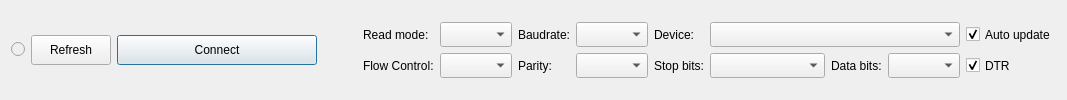
         <widget class="QWidget" name="tabSerial">
          <attribute name="title">
           <string>Serial COM</string>
          </attribute>
          <layout class="QGridLayout" name="gridLayout_5">
           <item row="5" column="4">
            <spacer name="horizontalSpacer_6">
             <property name="orientation">
              <enum>Qt::Horizontal</enum>
             </property>
             <property name="sizeHint" stdset="0">
              <size>
               <width>40</width>
               <height>20</height>
              </size>
             </property>
            </spacer>
           </item>
           <item row="5" column="2">
            <widget class="QPushButton" name="pushButtonRefresh">
             <property name="enabled">
              <bool>true</bool>
             </property>
             <property name="minimumSize">
              <size>
               <width>0</width>
               <height>30</height>
              </size>
             </property>
             <property name="text">
              <string>Refresh</string>
             </property>
            </widget>
           </item>
           <item row="5" column="1">
            <widget class="QRadioButton" name="radioButtonDeviceUpdate">
             <property name="enabled">
              <bool>false</bool>
             </property>
             <property name="sizePolicy">
              <sizepolicy hsizetype="Preferred" vsizetype="Fixed">
               <horstretch>0</horstretch>
               <verstretch>0</verstretch>
              </sizepolicy>
             </property>
             <property name="maximumSize">
              <size>
               <width>16777215</width>
               <height>16777215</height>
              </size>
             </property>
             <property name="autoFillBackground">
              <bool>false</bool>
             </property>
             <property name="text">
              <string/>
             </property>
             <property name="autoExclusive">
              <bool>true</bool>
             </property>
            </widget>
           </item>
           <item row="5" column="3">
            <widget class="QPushButton" name="pushButtonConnect">
             <property name="sizePolicy">
              <sizepolicy hsizetype="Minimum" vsizetype="Fixed">
               <horstretch>0</horstretch>
               <verstretch>0</verstretch>
              </sizepolicy>
             </property>
             <property name="minimumSize">
              <size>
               <width>200</width>
               <height>30</height>
              </size>
             </property>
             <property name="text">
              <string>Connect</string>
             </property>
             <property name="shortcut">
              <string>Alt+N</string>
             </property>
             <property name="checkable">
              <bool>true</bool>
             </property>
             <property name="checked">
              <bool>false</bool>
             </property>
             <property name="autoDefault">
              <bool>false</bool>
             </property>
             <property name="default">
              <bool>true</bool>
             </property>
             <property name="flat">
              <bool>false</bool>
             </property>
            </widget>
           </item>
           <item row="5" column="5">
            <layout class="QGridLayout" name="gridLayout_2">
             <item row="1" column="5">
              <widget class="QLabel" name="labelParity">
               <property name="sizePolicy">
                <sizepolicy hsizetype="Maximum" vsizetype="Preferred">
                 <horstretch>0</horstretch>
                 <verstretch>0</verstretch>
                </sizepolicy>
               </property>
               <property name="text">
                <string>Parity:</string>
               </property>
              </widget>
             </item>
             <item row="0" column="8" colspan="4">
              <widget class="QComboBox" name="comboBoxDevices">
               <property name="enabled">
                <bool>true</bool>
               </property>
               <property name="sizePolicy">
                <sizepolicy hsizetype="Preferred" vsizetype="Preferred">
                 <horstretch>0</horstretch>
                 <verstretch>0</verstretch>
                </sizepolicy>
               </property>
               <property name="minimumSize">
                <size>
                 <width>250</width>
                 <height>25</height>
                </size>
               </property>
               <property name="maximumSize">
                <size>
                 <width>16777215</width>
                 <height>16777215</height>
                </size>
               </property>
               <property name="sizeIncrement">
                <size>
                 <width>0</width>
                 <height>0</height>
                </size>
               </property>
               <property name="sizeAdjustPolicy">
                <enum>QComboBox::AdjustToContents</enum>
               </property>
              </widget>
             </item>
             <item row="1" column="1">
              <widget class="QLabel" name="labelFlowControl">
               <property name="sizePolicy">
                <sizepolicy hsizetype="Maximum" vsizetype="Preferred">
                 <horstretch>0</horstretch>
                 <verstretch>0</verstretch>
                </sizepolicy>
               </property>
               <property name="text">
                <string>Flow Control:</string>
               </property>
              </widget>
             </item>
             <item row="0" column="1">
              <widget class="QLabel" name="label_3">
               <property name="sizePolicy">
                <sizepolicy hsizetype="Maximum" vsizetype="Preferred">
                 <horstretch>0</horstretch>
                 <verstretch>0</verstretch>
                </sizepolicy>
               </property>
               <property name="text">
                <string>Read mode:</string>
               </property>
              </widget>
             </item>
             <item row="1" column="12">
              <widget class="QCheckBox" name="checkBoxDTR">
               <property name="sizePolicy">
                <sizepolicy hsizetype="Maximum" vsizetype="Preferred">
                 <horstretch>0</horstretch>
                 <verstretch>0</verstretch>
                </sizepolicy>
               </property>
               <property name="toolTip">
                <string>&lt;html&gt;&lt;head/&gt;&lt;body&gt;&lt;p&gt;&amp;quot;Data Terminal Ready&amp;quot; - required by some devices such as Arduino Due for proper UART initialisation.&lt;/p&gt;&lt;/body&gt;&lt;/html&gt;</string>
               </property>
               <property name="text">
                <string>DTR</string>
               </property>
               <property name="checked">
                <bool>true</bool>
               </property>
              </widget>
             </item>
             <item row="0" column="5">
              <widget class="QLabel" name="label_2">
               <property name="sizePolicy">
                <sizepolicy hsizetype="Maximum" vsizetype="Preferred">
                 <horstretch>0</horstretch>
                 <verstretch>0</verstretch>
                </sizepolicy>
               </property>
               <property name="minimumSize">
                <size>
                 <width>0</width>
                 <height>0</height>
                </size>
               </property>
               <property name="maximumSize">
                <size>
                 <width>16777215</width>
                 <height>16777215</height>
                </size>
               </property>
               <property name="text">
                <string>Baudrate:</string>
               </property>
               <property name="alignment">
                <set>Qt::AlignRight|Qt::AlignTrailing|Qt::AlignVCenter</set>
               </property>
              </widget>
             </item>
             <item row="0" column="7">
              <widget class="QLabel" name="label">
               <property name="sizePolicy">
                <sizepolicy hsizetype="Maximum" vsizetype="Preferred">
                 <horstretch>0</horstretch>
                 <verstretch>0</verstretch>
                </sizepolicy>
               </property>
               <property name="minimumSize">
                <size>
                 <width>0</width>
                 <height>0</height>
                </size>
               </property>
               <property name="maximumSize">
                <size>
                 <width>16777215</width>
                 <height>16777215</height>
                </size>
               </property>
               <property name="text">
                <string>Device:</string>
               </property>
               <property name="alignment">
                <set>Qt::AlignRight|Qt::AlignTrailing|Qt::AlignVCenter</set>
               </property>
              </widget>
             </item>
             <item row="0" column="12">
              <widget class="QCheckBox" name="checkBoxAutoRefresh">
               <property name="sizePolicy">
                <sizepolicy hsizetype="Preferred" vsizetype="Preferred">
                 <horstretch>0</horstretch>
                 <verstretch>0</verstretch>
                </sizepolicy>
               </property>
               <property name="minimumSize">
                <size>
                 <width>0</width>
                 <height>0</height>
                </size>
               </property>
               <property name="maximumSize">
                <size>
                 <width>16777215</width>
                 <height>16777215</height>
                </size>
               </property>
               <property name="text">
                <string>Auto update</string>
               </property>
               <property name="checked">
                <bool>true</bool>
               </property>
              </widget>
             </item>
             <item row="1" column="6">
              <widget class="QComboBox" name="comboBoxParity">
               <property name="sizePolicy">
                <sizepolicy hsizetype="Preferred" vsizetype="Preferred">
                 <horstretch>0</horstretch>
                 <verstretch>0</verstretch>
                </sizepolicy>
               </property>
              </widget>
             </item>
             <item row="0" column="6">
              <widget class="QComboBox" name="comboBoxBaudRates">
               <property name="enabled">
                <bool>true</bool>
               </property>
               <property name="sizePolicy">
                <sizepolicy hsizetype="Preferred" vsizetype="Preferred">
                 <horstretch>0</horstretch>
                 <verstretch>0</verstretch>
                </sizepolicy>
               </property>
               <property name="minimumSize">
                <size>
                 <width>0</width>
                 <height>25</height>
                </size>
               </property>
               <property name="toolTip">
                <string>&lt;html&gt;&lt;head/&gt;&lt;body&gt;&lt;p&gt;This list contains baud rates supported by current hardware.&lt;/p&gt;&lt;/body&gt;&lt;/html&gt;</string>
               </property>
              </widget>
             </item>
             <item row="0" column="2" colspan="3">
              <widget class="QComboBox" name="comboBoxSerialReadMode">
               <property name="sizePolicy">
                <sizepolicy hsizetype="MinimumExpanding" vsizetype="Preferred">
                 <horstretch>0</horstretch>
                 <verstretch>0</verstretch>
                </sizepolicy>
               </property>
               <property name="minimumSize">
                <size>
                 <width>0</width>
                 <height>25</height>
                </size>
               </property>
               <property name="sizeAdjustPolicy">
                <enum>QComboBox::AdjustToContents</enum>
               </property>
              </widget>
             </item>
             <item row="1" column="2" colspan="3">
              <widget class="QComboBox" name="comboBoxFlowControl">
               <property name="sizePolicy">
                <sizepolicy hsizetype="Preferred" vsizetype="Preferred">
                 <horstretch>0</horstretch>
                 <verstretch>0</verstretch>
                </sizepolicy>
               </property>
              </widget>
             </item>
             <item row="1" column="11">
              <widget class="QComboBox" name="comboBoxDataBits">
               <property name="sizePolicy">
                <sizepolicy hsizetype="Preferred" vsizetype="Preferred">
                 <horstretch>0</horstretch>
                 <verstretch>0</verstretch>
                </sizepolicy>
               </property>
              </widget>
             </item>
             <item row="1" column="10">
              <widget class="QLabel" name="labelDataBits">
               <property name="sizePolicy">
                <sizepolicy hsizetype="Maximum" vsizetype="Preferred">
                 <horstretch>0</horstretch>
                 <verstretch>0</verstretch>
                </sizepolicy>
               </property>
               <property name="text">
                <string>Data bits:</string>
               </property>
              </widget>
             </item>
             <item row="1" column="7">
              <widget class="QLabel" name="labelStopBits">
               <property name="sizePolicy">
                <sizepolicy hsizetype="Maximum" vsizetype="Preferred">
                 <horstretch>0</horstretch>
                 <verstretch>0</verstretch>
                </sizepolicy>
               </property>
               <property name="text">
                <string>Stop bits:</string>
               </property>
              </widget>
             </item>
             <item row="1" column="8" colspan="2">
              <widget class="QComboBox" name="comboBoxStopBits">
               <property name="sizePolicy">
                <sizepolicy hsizetype="Preferred" vsizetype="Preferred">
                 <horstretch>0</horstretch>
                 <verstretch>0</verstretch>
                </sizepolicy>
               </property>
               <property name="minimumSize">
                <size>
                 <width>0</width>
                 <height>25</height>
                </size>
               </property>
              </widget>
             </item>
            </layout>
           </item>
          </layout>
         </widget>
